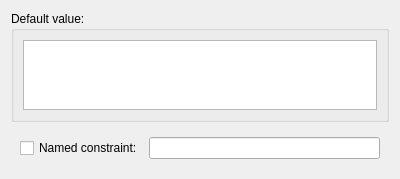
<?xml version="1.0" encoding="UTF-8"?>
<ui version="4.0">
 <class>ColumnDefaultPanel</class>
 <widget class="QWidget" name="ColumnDefaultPanel">
  <property name="geometry">
   <rect>
    <x>0</x>
    <y>0</y>
    <width>400</width>
    <height>169</height>
   </rect>
  </property>
  <property name="windowTitle">
   <string notr="true">Form</string>
  </property>
  <layout class="QVBoxLayout" name="verticalLayout">
   <item>
    <widget class="QGroupBox" name="exprGroup">
     <property name="title">
      <string>Default value:</string>
     </property>
     <layout class="QVBoxLayout" name="verticalLayout_2">
      <item>
       <widget class="SqlEditor" name="exprEdit"/>
      </item>
     </layout>
    </widget>
   </item>
   <item>
    <widget class="QWidget" name="namedWidget" native="true">
     <layout class="QHBoxLayout" name="horizontalLayout_2">
      <item>
       <widget class="QCheckBox" name="namedCheck">
        <property name="text">
         <string>Named constraint:</string>
        </property>
       </widget>
      </item>
      <item>
       <widget class="QLineEdit" name="namedEdit"/>
      </item>
     </layout>
    </widget>
   </item>
  </layout>
 </widget>
 <customwidgets>
  <customwidget>
   <class>SqlEditor</class>
   <extends>QPlainTextEdit</extends>
   <header>sqleditor.h</header>
  </customwidget>
 </customwidgets>
 <resources/>
 <connections/>
</ui>
